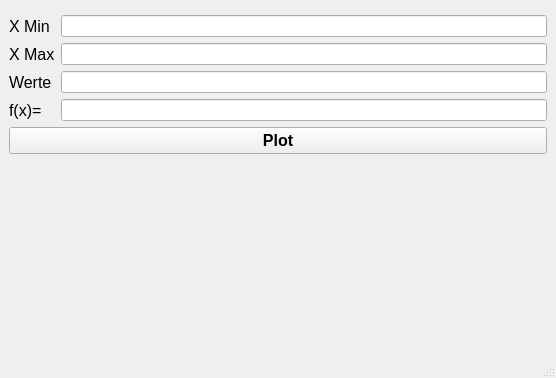
<?xml version="1.0" encoding="UTF-8"?>
<ui version="4.0">
 <class>MainWindow</class>
 <widget class="QMainWindow" name="MainWindow">
  <property name="geometry">
   <rect>
    <x>0</x>
    <y>0</y>
    <width>556</width>
    <height>378</height>
   </rect>
  </property>
  <property name="windowTitle">
   <string>MainWindow</string>
  </property>
  <widget class="QWidget" name="centralwidget">
   <layout class="QVBoxLayout" name="verticalLayout_2">
    <item>
     <layout class="QFormLayout" name="formLayout">
      <item row="0" column="0">
       <widget class="QWidget" name="widget" native="true"/>
      </item>
      <item row="1" column="0">
       <widget class="QLabel" name="label">
        <property name="font">
         <font>
          <family>Arial</family>
          <pointsize>12</pointsize>
         </font>
        </property>
        <property name="text">
         <string>X Min</string>
        </property>
       </widget>
      </item>
      <item row="1" column="1">
       <widget class="QLineEdit" name="min"/>
      </item>
      <item row="2" column="1">
       <widget class="QLineEdit" name="max"/>
      </item>
      <item row="2" column="0">
       <widget class="QLabel" name="label_2">
        <property name="font">
         <font>
          <family>Arial</family>
          <pointsize>12</pointsize>
         </font>
        </property>
        <property name="text">
         <string>X Max</string>
        </property>
       </widget>
      </item>
      <item row="3" column="0">
       <widget class="QLabel" name="label_3">
        <property name="font">
         <font>
          <family>Arial</family>
          <pointsize>12</pointsize>
         </font>
        </property>
        <property name="text">
         <string>Werte</string>
        </property>
       </widget>
      </item>
      <item row="3" column="1">
       <widget class="QLineEdit" name="anz"/>
      </item>
      <item row="4" column="1">
       <widget class="QLineEdit" name="funktion"/>
      </item>
      <item row="4" column="0">
       <widget class="QLabel" name="label_4">
        <property name="font">
         <font>
          <family>Arial</family>
          <pointsize>12</pointsize>
         </font>
        </property>
        <property name="text">
         <string>f(x)=</string>
        </property>
       </widget>
      </item>
      <item row="5" column="0" colspan="2">
       <widget class="QPushButton" name="button1">
        <property name="font">
         <font>
          <family>Arial</family>
          <pointsize>12</pointsize>
          <weight>75</weight>
          <bold>true</bold>
         </font>
        </property>
        <property name="text">
         <string>Plot</string>
        </property>
       </widget>
      </item>
     </layout>
    </item>
   </layout>
  </widget>
  <widget class="QMenuBar" name="menubar">
   <property name="geometry">
    <rect>
     <x>0</x>
     <y>0</y>
     <width>556</width>
     <height>21</height>
    </rect>
   </property>
  </widget>
  <widget class="QStatusBar" name="statusbar"/>
 </widget>
 <resources/>
 <connections/>
</ui>
